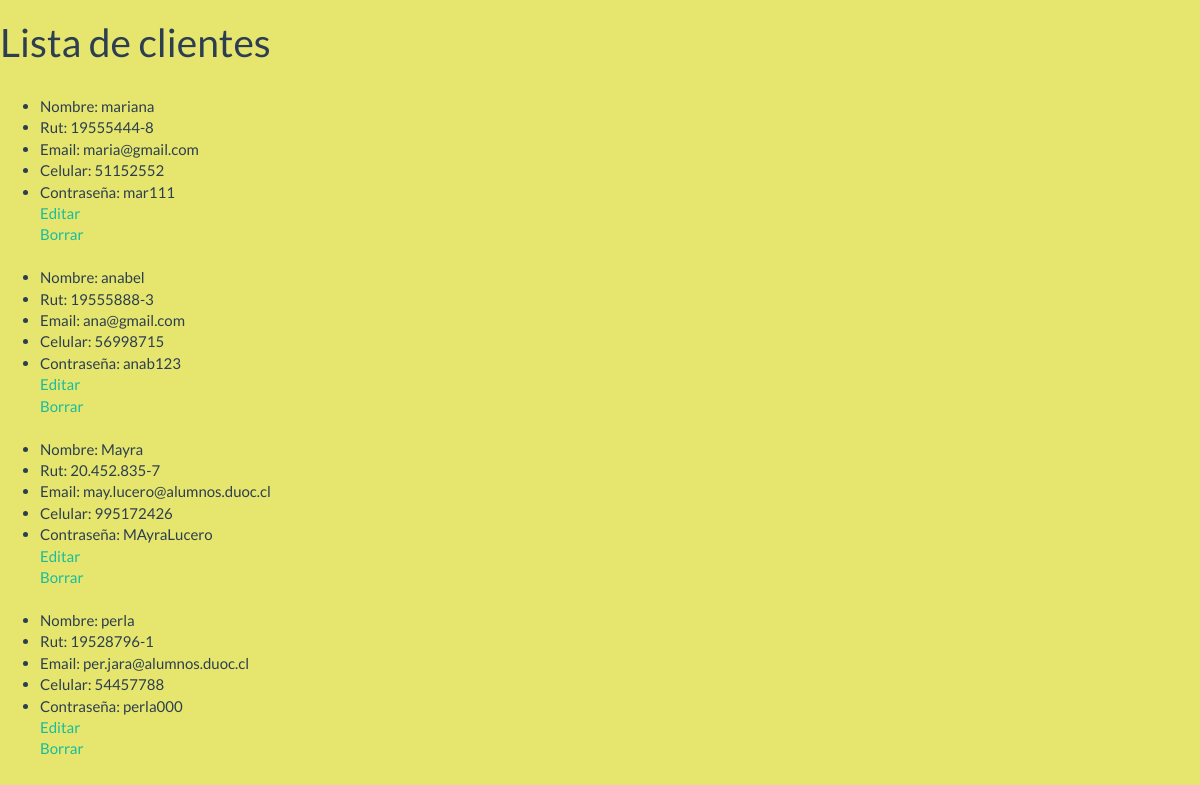
/listar_clientes, run on the app's committed database.
### app/models.py (models this page shows, shortened)
class Cliente(models.Model):
    nombre = models.CharField(max_length=30)
    rut = models.CharField(max_length=12)
    email = models.EmailField(max_length=50)
    celular = models.CharField(max_length=12)
    contraseña = models.CharField(max_length=20)
    class Meta:
        permissions = (
            ('administrador',_('Es administrador')),
            ('cliente',_('Es cliente')),
        )

### app/views.py (the view)
# urls.py: path('listar_clientes',views.listar_clientes),
def listar_clientes(request):
    clientes = Cliente.objects.filter(nombre__contains='')
    return render(request, "app/listar_clientes.html", {'clientes': clientes})

### app/templates/app/listar_clientes.html (shortened to what this page needs)
{% load staticfiles %}
<!DOCTYPE html>
<html lang="en">
<head>
    <link rel="stylesheet" href="{% static 'css/bootstrap.min.css' %}">
    <link rel="stylesheet" href="{% static 'css/index.css' %}">
</head>
<body>
    <h1>Lista de clientes</h1>
    <ul>
        {% if clientes %}
        {% for c in clientes %}
        <br>
        <li>
            Nombre:
            {{ c.nombre}}
        </li>
        <li>
            Rut:
            {{ c.rut}}
        </li>
        <li>
            Email:
            {{ c.email}}
        </li>
        <li>
            Celular:
            {{ c.celular}}
        </li>
        <li>
            Contraseña:
            {{ c.contraseña}}
            <br>
            <a href="/editar_cliente/{{ c.id }}"> Editar</a>
            <br>
            <a href="/borrar_cliente/{{ c.id }}"
            onclick="return confirm('¿Esta seguro de borrar?');"
            > Borrar</a>
        </li>
        {% endfor %}
        {% else %}
            <p>No hay clientes</p>
        {% endif %}
    </ul>
</body>
</html>

### static/css/index.css (style rules this page uses)
body { background: rgb(230, 230, 110); }

### data on the page
Cliente: nombre "mariana", rut "19555444-8", email "maria@gmail.com", celular "51152552", contraseña "mar111"
Cliente: nombre "anabel", rut "19555888-3", email "ana@gmail.com", celular "56998715", contraseña "anab123"
Cliente: nombre "Mayra", rut "20.452.835-7", email "may.lucero@alumnos.duoc.cl", celular "995172426", contraseña "MAyraLucero"
Cliente: nombre "perla", rut "19528796-1", email "per.jara@alumnos.duoc.cl", celular "54457788", contraseña "perla000"
